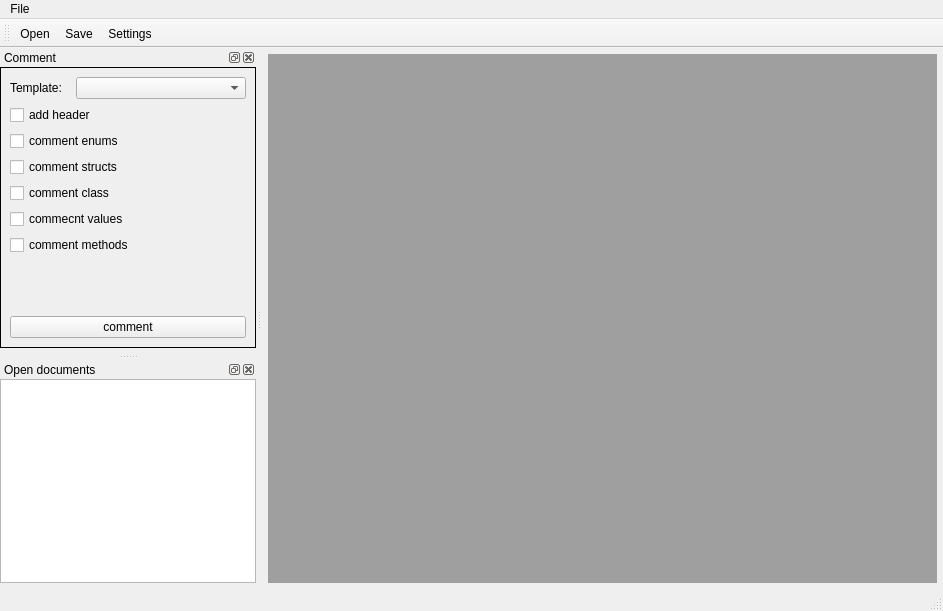
<?xml version="1.0" encoding="UTF-8"?>
<ui version="4.0">
 <class>MainWindow</class>
 <widget class="QMainWindow" name="MainWindow">
  <property name="geometry">
   <rect>
    <x>0</x>
    <y>0</y>
    <width>943</width>
    <height>611</height>
   </rect>
  </property>
  <property name="windowTitle">
   <string>MainWindow</string>
  </property>
  <widget class="QWidget" name="centralWidget">
   <layout class="QVBoxLayout" name="verticalLayout">
    <property name="leftMargin">
     <number>6</number>
    </property>
    <property name="topMargin">
     <number>6</number>
    </property>
    <property name="rightMargin">
     <number>6</number>
    </property>
    <property name="bottomMargin">
     <number>6</number>
    </property>
    <item>
     <widget class="QMdiArea" name="mdiArea">
      <property name="viewMode">
       <enum>QMdiArea::TabbedView</enum>
      </property>
      <property name="documentMode">
       <bool>true</bool>
      </property>
      <property name="tabsClosable">
       <bool>true</bool>
      </property>
      <property name="tabsMovable">
       <bool>true</bool>
      </property>
      <property name="tabShape">
       <enum>QTabWidget::Triangular</enum>
      </property>
     </widget>
    </item>
   </layout>
  </widget>
  <widget class="QMenuBar" name="menuBar">
   <property name="geometry">
    <rect>
     <x>0</x>
     <y>0</y>
     <width>943</width>
     <height>21</height>
    </rect>
   </property>
   <widget class="QMenu" name="menuFile">
    <property name="title">
     <string>File</string>
    </property>
    <addaction name="actionOpen"/>
    <addaction name="actionSave"/>
   </widget>
   <addaction name="menuFile"/>
  </widget>
  <widget class="QStatusBar" name="statusBar"/>
  <widget class="QToolBar" name="toolBar">
   <property name="windowTitle">
    <string>toolBar</string>
   </property>
   <attribute name="toolBarArea">
    <enum>TopToolBarArea</enum>
   </attribute>
   <attribute name="toolBarBreak">
    <bool>false</bool>
   </attribute>
   <addaction name="actionOpen"/>
   <addaction name="actionSave"/>
   <addaction name="actionSettings"/>
  </widget>
  <widget class="QDockWidget" name="dkwTools">
   <property name="windowTitle">
    <string>Comment</string>
   </property>
   <attribute name="dockWidgetArea">
    <number>1</number>
   </attribute>
   <widget class="QWidget" name="dockWidgetContents">
    <property name="styleSheet">
     <string notr="true"/>
    </property>
    <layout class="QVBoxLayout" name="verticalLayout_2">
     <property name="leftMargin">
      <number>0</number>
     </property>
     <property name="topMargin">
      <number>0</number>
     </property>
     <property name="rightMargin">
      <number>0</number>
     </property>
     <property name="bottomMargin">
      <number>6</number>
     </property>
     <item>
      <widget class="QFrame" name="frame">
       <property name="frameShape">
        <enum>QFrame::Box</enum>
       </property>
       <property name="frameShadow">
        <enum>QFrame::Plain</enum>
       </property>
       <layout class="QVBoxLayout" name="verticalLayout_4">
        <property name="leftMargin">
         <number>9</number>
        </property>
        <property name="topMargin">
         <number>9</number>
        </property>
        <property name="rightMargin">
         <number>9</number>
        </property>
        <property name="bottomMargin">
         <number>9</number>
        </property>
        <item>
         <widget class="QWidget" name="widget" native="true">
          <layout class="QHBoxLayout" name="horizontalLayout">
           <property name="leftMargin">
            <number>0</number>
           </property>
           <property name="topMargin">
            <number>0</number>
           </property>
           <property name="rightMargin">
            <number>0</number>
           </property>
           <property name="bottomMargin">
            <number>0</number>
           </property>
           <item>
            <widget class="QLabel" name="label">
             <property name="maximumSize">
              <size>
               <width>60</width>
               <height>16777215</height>
              </size>
             </property>
             <property name="text">
              <string>Template:</string>
             </property>
            </widget>
           </item>
           <item>
            <widget class="QComboBox" name="comboBox">
             <property name="styleSheet">
              <string notr="true"/>
             </property>
            </widget>
           </item>
          </layout>
         </widget>
        </item>
        <item>
         <widget class="QCheckBox" name="checkBox">
          <property name="text">
           <string>add header</string>
          </property>
         </widget>
        </item>
        <item>
         <widget class="QCheckBox" name="checkBox_4">
          <property name="text">
           <string>comment enums</string>
          </property>
         </widget>
        </item>
        <item>
         <widget class="QCheckBox" name="checkBox_3">
          <property name="text">
           <string>comment structs</string>
          </property>
         </widget>
        </item>
        <item>
         <widget class="QCheckBox" name="checkBox_2">
          <property name="text">
           <string>comment class</string>
          </property>
         </widget>
        </item>
        <item>
         <widget class="QCheckBox" name="checkBox_6">
          <property name="text">
           <string>commecnt values</string>
          </property>
         </widget>
        </item>
        <item>
         <widget class="QCheckBox" name="checkBox_5">
          <property name="text">
           <string>comment methods</string>
          </property>
         </widget>
        </item>
        <item>
         <spacer name="verticalSpacer">
          <property name="orientation">
           <enum>Qt::Vertical</enum>
          </property>
          <property name="sizeHint" stdset="0">
           <size>
            <width>20</width>
            <height>40</height>
           </size>
          </property>
         </spacer>
        </item>
        <item>
         <widget class="QPushButton" name="cmdComment">
          <property name="text">
           <string>comment</string>
          </property>
         </widget>
        </item>
       </layout>
      </widget>
     </item>
    </layout>
   </widget>
  </widget>
  <widget class="QDockWidget" name="dkwDocuments">
   <property name="windowTitle">
    <string>Open documents</string>
   </property>
   <attribute name="dockWidgetArea">
    <number>1</number>
   </attribute>
   <widget class="QWidget" name="dockWidgetContents_2">
    <layout class="QVBoxLayout" name="verticalLayout_3">
     <property name="leftMargin">
      <number>0</number>
     </property>
     <property name="topMargin">
      <number>0</number>
     </property>
     <property name="rightMargin">
      <number>0</number>
     </property>
     <property name="bottomMargin">
      <number>6</number>
     </property>
     <item>
      <widget class="QListWidget" name="lstDocs"/>
     </item>
    </layout>
   </widget>
  </widget>
  <action name="actionOpen">
   <property name="icon">
    <iconset resource="res.qrc">
     <normaloff>:/icons/open.png</normaloff>:/icons/open.png</iconset>
   </property>
   <property name="text">
    <string>Open</string>
   </property>
   <property name="toolTip">
    <string>Open</string>
   </property>
  </action>
  <action name="actionSave">
   <property name="icon">
    <iconset resource="res.qrc">
     <normaloff>:/icons/save.png</normaloff>:/icons/save.png</iconset>
   </property>
   <property name="text">
    <string>Save</string>
   </property>
   <property name="toolTip">
    <string>Save</string>
   </property>
  </action>
  <action name="actionSettings">
   <property name="icon">
    <iconset resource="res.qrc">
     <normaloff>:/icons/settings.png</normaloff>:/icons/settings.png</iconset>
   </property>
   <property name="text">
    <string>Settings</string>
   </property>
  </action>
 </widget>
 <layoutdefault spacing="6" margin="11"/>
 <resources>
  <include location="res.qrc"/>
 </resources>
 <connections>
  <connection>
   <sender>actionOpen</sender>
   <signal>triggered()</signal>
   <receiver>MainWindow</receiver>
   <slot>open()</slot>
   <hints>
    <hint type="sourcelabel">
     <x>-1</x>
     <y>-1</y>
    </hint>
    <hint type="destinationlabel">
     <x>473</x>
     <y>318</y>
    </hint>
   </hints>
  </connection>
  <connection>
   <sender>actionSave</sender>
   <signal>triggered()</signal>
   <receiver>MainWindow</receiver>
   <slot>save()</slot>
   <hints>
    <hint type="sourcelabel">
     <x>-1</x>
     <y>-1</y>
    </hint>
    <hint type="destinationlabel">
     <x>473</x>
     <y>318</y>
    </hint>
   </hints>
  </connection>
  <connection>
   <sender>cmdComment</sender>
   <signal>clicked()</signal>
   <receiver>MainWindow</receiver>
   <slot>comment()</slot>
   <hints>
    <hint type="sourcelabel">
     <x>127</x>
     <y>329</y>
    </hint>
    <hint type="destinationlabel">
     <x>471</x>
     <y>305</y>
    </hint>
   </hints>
  </connection>
  <connection>
   <sender>actionSettings</sender>
   <signal>triggered()</signal>
   <receiver>MainWindow</receiver>
   <slot>settings()</slot>
   <hints>
    <hint type="sourcelabel">
     <x>-1</x>
     <y>-1</y>
    </hint>
    <hint type="destinationlabel">
     <x>471</x>
     <y>305</y>
    </hint>
   </hints>
  </connection>
 </connections>
 <slots>
  <slot>open()</slot>
  <slot>save()</slot>
  <slot>comment()</slot>
  <slot>settings()</slot>
 </slots>
</ui>
